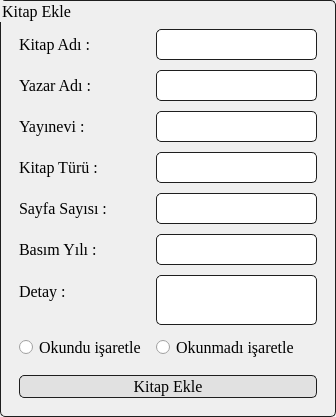
           <widget class="QGroupBox" name="groupBox_ekle">
            <property name="minimumSize">
             <size>
              <width>0</width>
              <height>0</height>
             </size>
            </property>
            <property name="maximumSize">
             <size>
              <width>393</width>
              <height>16777215</height>
             </size>
            </property>
            <property name="font">
             <font>
              <family>Georgia</family>
              <pointsize>12</pointsize>
             </font>
            </property>
            <property name="styleSheet">
             <string notr="true">QGroupBox
{
    border: 1px solid darkgray;
    padding: 1px;
 border-style: solid;
 border: 1px solid #1e1e1e;
 border-radius: 5;
}</string>
            </property>
            <property name="title">
             <string>Kitap Ekle</string>
            </property>
            <layout class="QHBoxLayout" name="horizontalLayout_3" stretch="0">
             <property name="spacing">
              <number>10</number>
             </property>
             <property name="leftMargin">
              <number>10</number>
             </property>
             <property name="topMargin">
              <number>20</number>
             </property>
             <property name="rightMargin">
              <number>10</number>
             </property>
             <property name="bottomMargin">
              <number>10</number>
             </property>
             <item>
              <layout class="QVBoxLayout" name="verticalLayout">
               <property name="spacing">
                <number>15</number>
               </property>
               <property name="leftMargin">
                <number>7</number>
               </property>
               <property name="topMargin">
                <number>7</number>
               </property>
               <property name="rightMargin">
                <number>7</number>
               </property>
               <property name="bottomMargin">
                <number>7</number>
               </property>
               <item>
                <layout class="QFormLayout" name="formLayout">
                 <property name="horizontalSpacing">
                  <number>10</number>
                 </property>
                 <property name="verticalSpacing">
                  <number>10</number>
                 </property>
                 <property name="leftMargin">
                  <number>0</number>
                 </property>
                 <property name="topMargin">
                  <number>0</number>
                 </property>
                 <property name="rightMargin">
                  <number>0</number>
                 </property>
                 <property name="bottomMargin">
                  <number>0</number>
                 </property>
                 <item row="0" column="0">
                  <widget class="QLabel" name="label">
                   <property name="font">
                    <font>
                     <family>Georgia</family>
                     <pointsize>12</pointsize>
                    </font>
                   </property>
                   <property name="text">
                    <string>Kitap Adı :</string>
                   </property>
                  </widget>
                 </item>
                 <item row="0" column="1">
                  <widget class="QLineEdit" name="ekle_kitap_adi">
                   <property name="minimumSize">
                    <size>
                     <width>120</width>
                     <height>31</height>
                    </size>
                   </property>
                   <property name="font">
                    <font>
                     <family>Georgia</family>
                     <pointsize>12</pointsize>
                    </font>
                   </property>
                   <property name="styleSheet">
                    <string notr="true"> padding: 1px;
 border-style: solid;
 border: 1px solid #1e1e1e;
 border-radius: 5;</string>
                   </property>
                  </widget>
                 </item>
                 <item row="1" column="0">
                  <widget class="QLabel" name="label_2">
                   <property name="font">
                    <font>
                     <family>Georgia</family>
                     <pointsize>12</pointsize>
                    </font>
                   </property>
                   <property name="text">
                    <string>Yazar Adı :</string>
                   </property>
                  </widget>
                 </item>
                 <item row="1" column="1">
                  <widget class="QLineEdit" name="ekle_yazar_adi">
                   <property name="minimumSize">
                    <size>
                     <width>120</width>
                     <height>31</height>
                    </size>
                   </property>
                   <property name="font">
                    <font>
                     <family>Georgia</family>
                     <pointsize>12</pointsize>
                    </font>
                   </property>
                   <property name="styleSheet">
                    <string notr="true"> padding: 1px;
 border-style: solid;
 border: 1px solid #1e1e1e;
 border-radius: 5;</string>
                   </property>
                  </widget>
                 </item>
                 <item row="2" column="0">
                  <widget class="QLabel" name="label_3">
                   <property name="font">
                    <font>
                     <family>Georgia</family>
                     <pointsize>12</pointsize>
                    </font>
                   </property>
                   <property name="text">
                    <string>Yayınevi :</string>
                   </property>
                  </widget>
                 </item>
                 <item row="2" column="1">
                  <widget class="QLineEdit" name="ekle_yayinevi_id">
                   <property name="minimumSize">
                    <size>
                     <width>120</width>
                     <height>31</height>
                    </size>
                   </property>
                   <property name="font">
                    <font>
                     <family>Georgia</family>
                     <pointsize>12</pointsize>
                    </font>
                   </property>
                   <property name="styleSheet">
                    <string notr="true"> padding: 1px;
 border-style: solid;
 border: 1px solid #1e1e1e;
 border-radius: 5;</string>
                   </property>
                  </widget>
                 </item>
                 <item row="3" column="0">
                  <widget class="QLabel" name="label_4">
                   <property name="font">
                    <font>
                     <family>Georgia</family>
                     <pointsize>12</pointsize>
                    </font>
                   </property>
                   <property name="text">
                    <string>Kitap Türü :</string>
                   </property>
                  </widget>
                 </item>
                 <item row="3" column="1">
                  <widget class="QLineEdit" name="ekle_kitap_tur_id">
                   <property name="minimumSize">
                    <size>
                     <width>120</width>
                     <height>31</height>
                    </size>
                   </property>
                   <property name="font">
                    <font>
                     <family>Georgia</family>
                     <pointsize>12</pointsize>
                    </font>
                   </property>
                   <property name="styleSheet">
                    <string notr="true"> padding: 1px;
 border-style: solid;
 border: 1px solid #1e1e1e;
 border-radius: 5;</string>
                   </property>
                  </widget>
                 </item>
                 <item row="4" column="0">
                  <widget class="QLabel" name="label_6">
                   <property name="font">
                    <font>
                     <family>Georgia</family>
                     <pointsize>12</pointsize>
                    </font>
                   </property>
                   <property name="text">
                    <string>Sayfa Sayısı :</string>
                   </property>
                  </widget>
                 </item>
                 <item row="4" column="1">
                  <widget class="QLineEdit" name="ekle_sayfa_sayisi">
                   <property name="minimumSize">
                    <size>
                     <width>120</width>
                     <height>31</height>
                    </size>
                   </property>
                   <property name="font">
                    <font>
                     <family>Georgia</family>
                     <pointsize>12</pointsize>
                    </font>
                   </property>
                   <property name="styleSheet">
                    <string notr="true"> padding: 1px;
 border-style: solid;
 border: 1px solid #1e1e1e;
 border-radius: 5;</string>
                   </property>
                  </widget>
                 </item>
                 <item row="5" column="0">
                  <widget class="QLabel" name="label_5">
                   <property name="font">
                    <font>
                     <family>Georgia</family>
                     <pointsize>12</pointsize>
                    </font>
                   </property>
                   <property name="text">
                    <string>Basım Yılı :</string>
                   </property>
                  </widget>
                 </item>
                 <item row="5" column="1">
                  <widget class="QLineEdit" name="ekle_basim_yili">
                   <property name="minimumSize">
                    <size>
                     <width>120</width>
                     <height>31</height>
                    </size>
                   </property>
                   <property name="font">
                    <font>
                     <family>Georgia</family>
                     <pointsize>12</pointsize>
                    </font>
                   </property>
                   <property name="styleSheet">
                    <string notr="true"> padding: 1px;
 border-style: solid;
 border: 1px solid #1e1e1e;
 border-radius: 5;</string>
                   </property>
                  </widget>
                 </item>
                 <item row="6" column="0">
                  <widget class="QLabel" name="label_7">
                   <property name="font">
                    <font>
                     <family>Georgia</family>
                     <pointsize>12</pointsize>
                    </font>
                   </property>
                   <property name="text">
                    <string>Detay :</string>
                   </property>
                  </widget>
                 </item>
                 <item row="6" column="1">
                  <widget class="QLineEdit" name="ekle_detay">
                   <property name="enabled">
                    <bool>true</bool>
                   </property>
                   <property name="minimumSize">
                    <size>
                     <width>161</width>
                     <height>50</height>
                    </size>
                   </property>
                   <property name="font">
                    <font>
                     <family>Georgia</family>
                     <pointsize>12</pointsize>
                    </font>
                   </property>
                   <property name="styleSheet">
                    <string notr="true"> padding: 1px;
 border-style: solid;
 border: 1px solid #1e1e1e;
 border-radius: 5;</string>
                   </property>
                  </widget>
                 </item>
                 <item row="7" column="0">
                  <widget class="QRadioButton" name="okundu">
                   <property name="font">
                    <font>
                     <family>Georgia</family>
                     <pointsize>12</pointsize>
                    </font>
                   </property>
                   <property name="text">
                    <string>Okundu işaretle</string>
                   </property>
                  </widget>
                 </item>
                 <item row="7" column="1">
                  <widget class="QRadioButton" name="okunmadi">
                   <property name="font">
                    <font>
                     <family>Georgia</family>
                     <pointsize>12</pointsize>
                    </font>
                   </property>
                   <property name="text">
                    <string>Okunmadı işaretle</string>
                   </property>
                  </widget>
                 </item>
                </layout>
               </item>
               <item>
                <widget class="QPushButton" name="kitap_ekle">
                 <property name="font">
                  <font>
                   <family>Georgia</family>
                   <pointsize>12</pointsize>
                   <weight>50</weight>
                   <bold>false</bold>
                  </font>
                 </property>
                 <property name="cursor">
                  <cursorShape>PointingHandCursor</cursorShape>
                 </property>
                 <property name="styleSheet">
                  <string notr="true"> padding: 1px;
background-color: #E1E1E1;
 border-style: solid;
 border: 1px solid #1e1e1e;
 border-radius: 5;</string>
                 </property>
                 <property name="text">
                  <string>Kitap Ekle</string>
                 </property>
                 <property name="icon">
                  <iconset>
                   <normaloff>Resimler/maths_ekle.png</normaloff>Resimler/maths_ekle.png</iconset>
                 </property>
                 <property name="iconSize">
                  <size>
                   <width>25</width>
                   <height>25</height>
                  </size>
                 </property>
                 <property name="flat">
                  <bool>false</bool>
                 </property>
                </widget>
               </item>
              </layout>
             </item>
            </layout>
           </widget>
